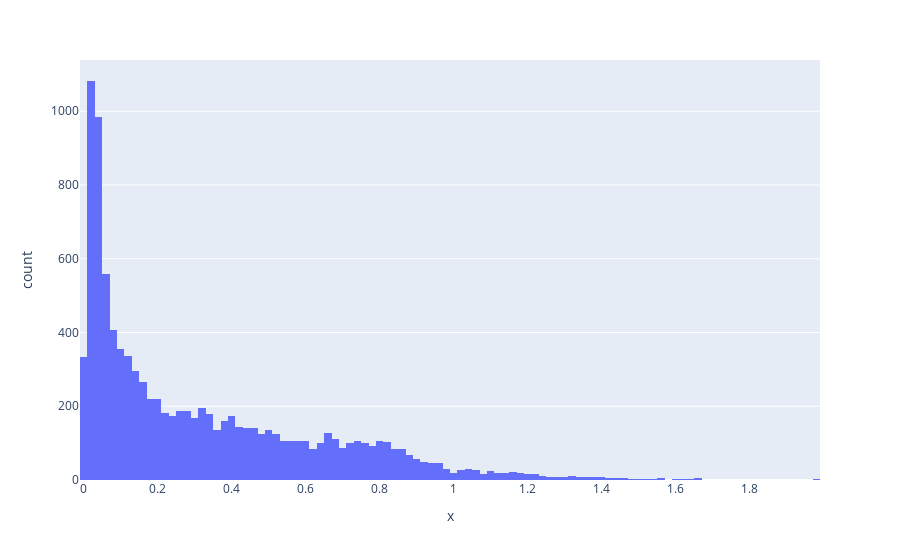

The cell this chart's notebook holds for it:
### Code cell
px.histogram(x = l1.null_scores)

### Figure 1 — Plotly figure (JSON) as saved in the notebook; plotly's stock layout.template omitted (floating-point values rounded to 4 significant figures; data arrays with more than 128 entries replaced by an {"elided": "..."} marker saying what was removed)
{"data": [{"alignmentgroup": "True", "bingroup": "x", "hovertemplate": "x=%{x}<br>count=%{y}<extra></extra>", "legendgroup": "", "marker": {"color": "#636efa", "pattern": {"shape": ""}}, "name": "", "offsetgroup": "", "orientation": "v", "showlegend": false, "type": "histogram", "x": {"elided": "10000 float values"}, "xaxis": "x", "yaxis": "y"}], "layout": {"barmode": "relative", "legend": {"tracegroupgap": 0}, "margin": {"t": 60}, "xaxis": {"anchor": "y", "domain": [0, 1], "title": {"text": "x"}}, "yaxis": {"anchor": "x", "domain": [0, 1], "title": {"text": "count"}}}}
